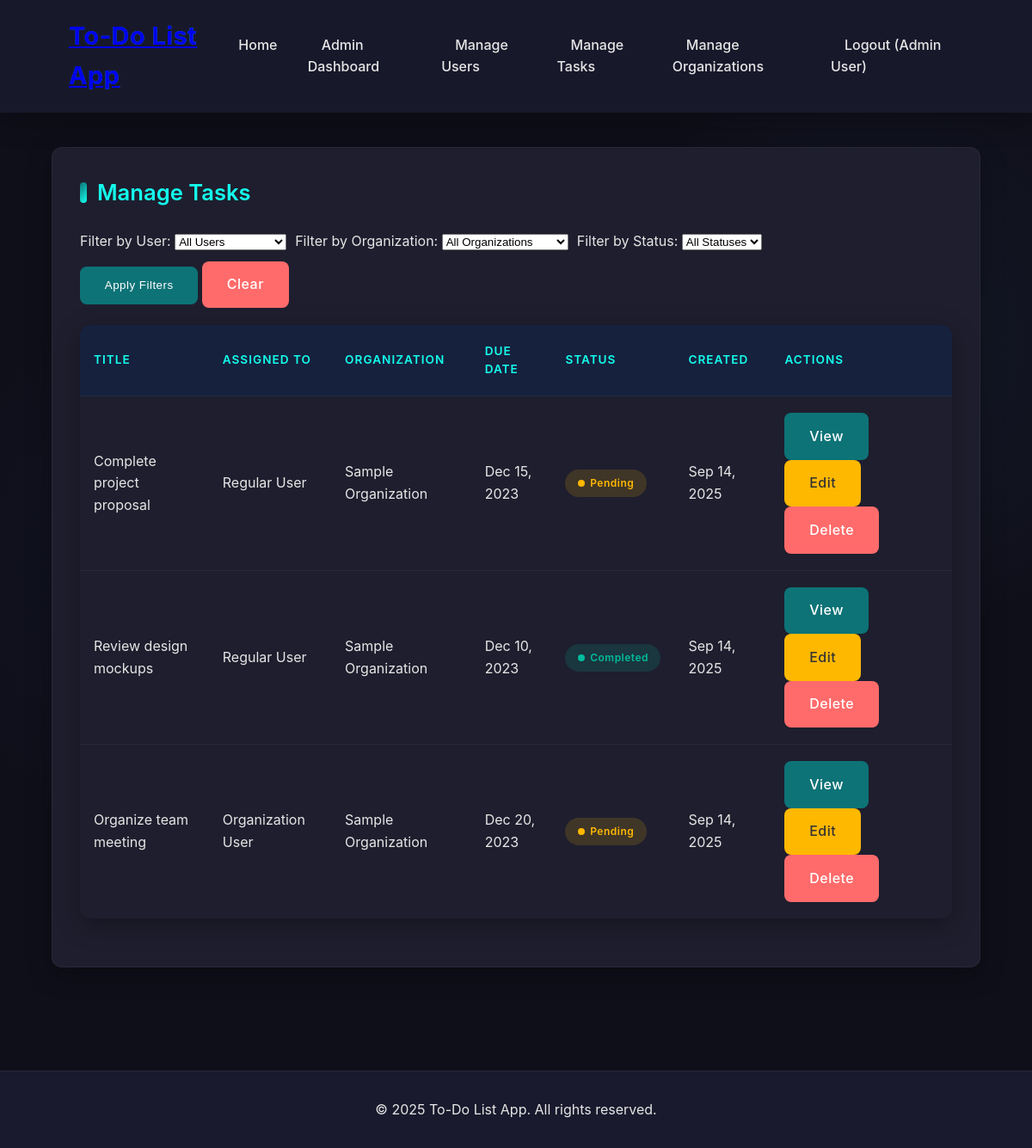
Screenshot of /admin/tasks.php (signed in) with the database file from the repository.
### tables this page shows
CREATE TABLE `tasks` (
  `id` int(11) NOT NULL AUTO_INCREMENT,
  `user_id` int(11) NOT NULL,
  `org_id` int(11) DEFAULT NULL,
  `assigned_by` int(11) DEFAULT NULL,
  `title` varchar(255) NOT NULL,
  `description` text,
  `status` enum('pending','completed') NOT NULL DEFAULT 'pending',
  `priority` enum('low','medium','high') DEFAULT 'medium',
  `due_date` date DEFAULT NULL,
  `created_at` datetime DEFAULT CURRENT_TIMESTAMP,
  `updated_at` datetime DEFAULT CURRENT_TIMESTAMP ON UPDATE CURRENT_TIMESTAMP,
  PRIMARY KEY (`id`),
  KEY `user_id` (`user_id`),
  KEY `org_id` (`org_id`),
  KEY `assigned_by` (`assigned_by`),
  CONSTRAINT `tasks_ibfk_1` FOREIGN KEY (`user_id`) REFERENCES `users` (`id`) ON DELETE CASCADE,
  CONSTRAINT `tasks_ibfk_2` FOREIGN KEY (`org_id`) REFERENCES `organizations` (`id`) ON DELETE SET NULL,
  CONSTRAINT `tasks_ibfk_3` FOREIGN KEY (`assigned_by`) REFERENCES `users` (`id`) ON DELETE SET NULL
);

CREATE TABLE `users` (
  `id` int(11) NOT NULL AUTO_INCREMENT,
  `name` varchar(255) NOT NULL,
  `email` varchar(255) NOT NULL,
  `password_hash` varchar(255) NOT NULL,
  `role` enum('admin','user','org') NOT NULL DEFAULT 'user',
  `org_id` int(11) DEFAULT NULL,
  `bio` text,
  `created_at` datetime DEFAULT CURRENT_TIMESTAMP,
  PRIMARY KEY (`id`),
  UNIQUE KEY `email` (`email`),
  KEY `org_id` (`org_id`),
  CONSTRAINT `users_ibfk_1` FOREIGN KEY (`org_id`) REFERENCES `organizations` (`id`) ON DELETE SET NULL
);

CREATE TABLE `organizations` (
  `id` int(11) NOT NULL AUTO_INCREMENT,
  `name` varchar(255) NOT NULL,
  `description` text,
  `created_at` datetime DEFAULT CURRENT_TIMESTAMP,
  PRIMARY KEY (`id`)
);

### admin/tasks.php (the view, shortened to what this page needs)
<?php
require_once '../includes/header.php';
$db = new Database();
$conn = $db->getConnection();
$action = isset($_GET['action']) ? $_GET['action'] : 'list';
$task_id = isset($_GET['id']) ? $_GET['id'] : null;
if ($action == 'edit' && $task_id) {
    $query = "SELECT * FROM tasks WHERE id=:id";
    $stmt = $conn->prepare($query);
    $stmt->bindParam(':id', $task_id);
    $stmt->execute();
    if ($stmt->rowCount() == 1) {
        $task = $stmt->fetch(PDO::FETCH_ASSOC);
        $query = "SELECT * FROM users ORDER BY name";
        $stmt = $conn->prepare($query);
        $stmt->execute();
        $users = $stmt->fetchAll(PDO::FETCH_ASSOC);
        $query = "SELECT * FROM organizations ORDER BY name";
        $stmt = $conn->prepare($query);
        $stmt->execute();
        $organizations = $stmt->fetchAll(PDO::FETCH_ASSOC);
        ?>
        <div class="card">
            <h2>Edit Task</h2>
            <?php if (isset($error)): ?>
                <div class="alert"><?php echo $error; ?></div>
            <?php endif; ?>
            <form method="POST" action="">
                <input type="hidden" name="task_id" value="<?php echo $task_id; ?>">
                <div class="form-group">
                    <label for="title">Title</label>
                    <input type="text" id="title" name="title" value="<?php echo $task['title']; ?>" required>
                </div>
                <div class="form-group">
                    <label for="description">Description</label>
                    <textarea id="description" name="description" rows="4"><?php echo $task['description']; ?></textarea>
                </div>
                <div class="form-group">
                    <label for="due_date">Due Date</label>
                    <input type="date" id="due_date" name="due_date" value="<?php echo $task['due_date']; ?>" required>
                </div>
                <div class="form-group">
                    <label for="status">Status</label>
                    <select id="status" name="status" required>
                        <option value="pending" <?php echo $task['status'] == 'pending' ? 'selected' : ''; ?>>Pending</option>
                        <option value="completed" <?php echo $task['status'] == 'completed' ? 'selected' : ''; ?>>Completed</option>
                    </select>
                </div>
                <div class="form-group">
                    <label for="user_id">Assigned User</label>
                    <select id="user_id" name="user_id" required>
                        <option value="">Select User</option>
                        <?php foreach ($users as $user): ?>
                            <option value="<?php echo $user['id']; ?>" <?php echo $task['user_id'] == $user['id'] ? 'selected' : ''; ?>>
                                <?php echo $user['name']; ?> (<?php echo $user['email']; ?>)
                            </option>
                        <?php endforeach; ?>
                    </select>
                </div>
                <div class="form-group">
                    <label for="org_id">Organization</label>
                    <select id="org_id" name="org_id">
                        <option value="">None</option>
                        <?php foreach ($organizations as $org): ?>
                            <option value="<?php echo $org['id']; ?>" <?php echo $task['org_id'] == $org['id'] ? 'selected' : ''; ?>>
                                <?php echo $org['name']; ?>
                            </option>
                        <?php endforeach; ?>
                    </select>
                </div>
                <button type="submit" name="update_task" class="btn">Update Task</button>
                <a href="tasks.php" class="btn btn-danger">Cancel</a>
            </form>
        </div>
        <?php
    } else {
        $_SESSION['message'] = 'Task not found.';
        header('Location: tasks.php');
        exit();
    }
} else {
    $query = "SELECT t.*, u.name as user_name, o.name as org_name FROM tasks t LEFT JOIN users u ON t.user_id = u.id LEFT JOIN organizations o ON t.org_id = o.id WHERE 1=1";
    $query .= " ORDER BY t.created_at DESC";
    $stmt = $conn->prepare($query);
    $stmt->execute();
    $tasks = $stmt->fetchAll(PDO::FETCH_ASSOC);
    ?>
    <div class="card">
        <h2>Manage Tasks</h2>
        <div class="filters" style="margin-bottom: 20px;">
            <form method="GET" action="">
                <div style="display: flex; gap: 10px; flex-wrap: wrap;">
                    <div>
                        <label for="user">Filter by User:</label>
                        <select id="user" name="user">
                            <option value="">All Users</option>
                        </select>
                    </div>
                    <div>
                        <label for="org">Filter by Organization:</label>
                        <select id="org" name="org">
                            <option value="">All Organizations</option>
                        </select>
                    </div>
                    <div>
                        <label for="status">Filter by Status:</label>
                        <select id="status" name="status">
                            <option value="">All Statuses</option>
                        </select>
                    </div>
                    <div style="align-self: end;">
                        <button type="submit" class="btn">Apply Filters</button>
                        <a href="tasks.php" class="btn btn-danger">Clear</a>
                    </div>
                </div>
            </form>
        </div>
        <?php if (count($tasks) > 0): ?>
            <table class="table">
                <thead>
                    <tr>
                        <th>Title</th>
                        <th>Assigned To</th>
                        <th>Organization</th>
                        <th>Due Date</th>
                        <th>Status</th>
                        <th>Created</th>
                        <th>Actions</th>
                    </tr>
                </thead>
                <tbody>
                    <?php foreach ($tasks as $task): ?>
                        <tr>
                            <td><?php echo strlen($task['title']) > 30 ? substr($task['title'], 0, 30) . '...' : $task['title']; ?></td>
                            <td><?php echo $task['user_name']; ?></td>
                            <td><?php echo $task['org_name'] ? $task['org_name'] : 'None'; ?></td>
                            <td><?php echo formatDate($task['due_date']); ?></td>
                            <td><?php echo getStatusBadge($task['status']); ?></td>
                            <td><?php echo formatDate($task['created_at']); ?></td>
                            <td>
                                <a href="tasks.php?action=view&id=<?php echo $task['id']; ?>" class="btn">View</a>
                                <a href="tasks.php?action=edit&id=<?php echo $task['id']; ?>" class="btn btn-warning">Edit</a>
                                <a href="tasks.php?action=delete&id=<?php echo $task['id']; ?>" class="btn btn-danger" onclick="return confirm('Are you sure?')">Delete</a>
                            </td>
                        </tr>
                    <?php endforeach; ?>
                </tbody>
            </table>
        <?php else: ?>
            <p>No tasks found.</p>
        <?php endif; ?>
    </div>
    <?php
}
require_once '../includes/footer.php';
?>

### includes/functions.php (shortened to what this page needs)
<?php
function formatDate($date) {
    return date('M j, Y', strtotime($date));
}
function getStatusBadge($status) {
    if ($status === 'completed') {
        return '<span class="badge completed">Completed</span>';
    } else {
        return '<span class="badge pending">Pending</span>';
    }
}
?>

### css/style.css (style rules this page uses)
:root { --primary-color: #1a1a2e; --secondary-color: #16213e; --accent-color: #0d7377; --accent-hover: #14ffec; --text-color: #e6e6e6; --text-muted: #b0b0b0; --background-color: #0f0f1a; --card-bg: #1e1e2e; --card-hover: #252536; --success-color: #00bd9d; --warning-color: #ffb800; --danger-color: #ff6b6b; --info-color: #4ecca3; --border-radius: 12px; --border-radius-sm: 8px; --shadow: 0 8px 30px rgba(0, 0, 0, 0.3); --shadow-hover: 0 12px 40px rgba(0, 0, 0, 0.4); --transition: all 0.3s ease; --gradient: linear-gradient(135deg, #0d7377 0%, #14ffec 100%); }
* { margin: 0; padding: 0; box-sizing: border-box; }
body { font-family: 'Inter', 'Segoe UI', Tahoma, Geneva, Verdana, sans-serif; background-color: var(--background-color); color: var(--text-color); line-height: 1.6; background-image: radial-gradient(circle at 15% 50%, rgba(29, 53, 87, 0.1) 0%, transparent 25%), radial-gradient(circle at 85% 30%, rgba(69, 123, 157, 0.1) 0%, transparent 25%); min-height: 100vh; }
.card { background-color: var(--card-bg); border-radius: var(--border-radius); padding: 2rem; margin-bottom: 2rem; box-shadow: var(--shadow); transition: var(--transition); border: 1px solid rgba(255, 255, 255, 0.05); }
.card h2 { margin-bottom: 1.5rem; color: var(--accent-hover); font-weight: 600; font-size: 1.6rem; display: flex; align-items: center; gap: 0.75rem; }
.card h2::before { content: ""; display: inline-block; width: 8px; height: 24px; background: var(--gradient); border-radius: 20px; }
.btn { display: inline-flex; align-items: center; justify-content: center; gap: 0.5rem; padding: 0.9rem 1.8rem; border: none; border-radius: var(--border-radius-sm); background-color: var(--accent-color); color: white; text-decoration: none; cursor: pointer; transition: var(--transition); font-weight: 500; letter-spacing: 0.5px; position: relative; overflow: hidden; }
.btn::before { content: ''; position: absolute; top: 0; left: -100%; width: 100%; height: 100%; background: linear-gradient(90deg, transparent, rgba(255, 255, 255, 0.2), transparent); transition: 0.5s; }
.btn-warning { background-color: var(--warning-color); color: #333; }
.btn-danger { background-color: var(--danger-color); }
.table { width: 100%; border-collapse: separate; border-spacing: 0; margin-bottom: 1.5rem; border-radius: var(--border-radius); overflow: hidden; box-shadow: var(--shadow); }
.table th, .table td { padding: 1.2rem 1rem; text-align: left; border-bottom: 1px solid rgba(255, 255, 255, 0.05); }
.table th { background-color: var(--secondary-color); color: var(--accent-hover); font-weight: 600; text-transform: uppercase; font-size: 0.85rem; letter-spacing: 1px; }
.table tr:last-child td { border-bottom: none; }
.table tr { transition: var(--transition); }
.badge { padding: 0.4rem 0.9rem; border-radius: 20px; font-size: 0.75rem; font-weight: 600; letter-spacing: 0.5px; display: inline-flex; align-items: center; gap: 0.4rem; }
.badge::before { content: ""; display: inline-block; width: 8px; height: 8px; border-radius: 50%; }
.badge.pending { background-color: rgba(255, 184, 0, 0.15); color: var(--warning-color); }
.badge.pending::before { background-color: var(--warning-color); }
.badge.completed { background-color: rgba(0, 189, 157, 0.15); color: var(--success-color); }
.badge.completed::before { background-color: var(--success-color); }
.card, .stat-card, .alert { animation: fadeIn 0.5s ease-out; }

### rows the page displays
tasks: title "Complete project proposal", user.name "Regular User", org.name "Sample Organization", due_date "Dec 15, 2023", status "Pending", created_at "Sep 14, 2025"
tasks: title "Review design mockups", user.name "Regular User", org.name "Sample Organization", due_date "Dec 10, 2023", status "Completed", created_at "Sep 14, 2025"
tasks: title "Organize team meeting", user.name "Organization User", org.name "Sample Organization", due_date "Dec 20, 2023", status "Pending", created_at "Sep 14, 2025"

### other values shown
APP_NAME "To-Do List App"
$_SESSION['name'] "Admin User"
